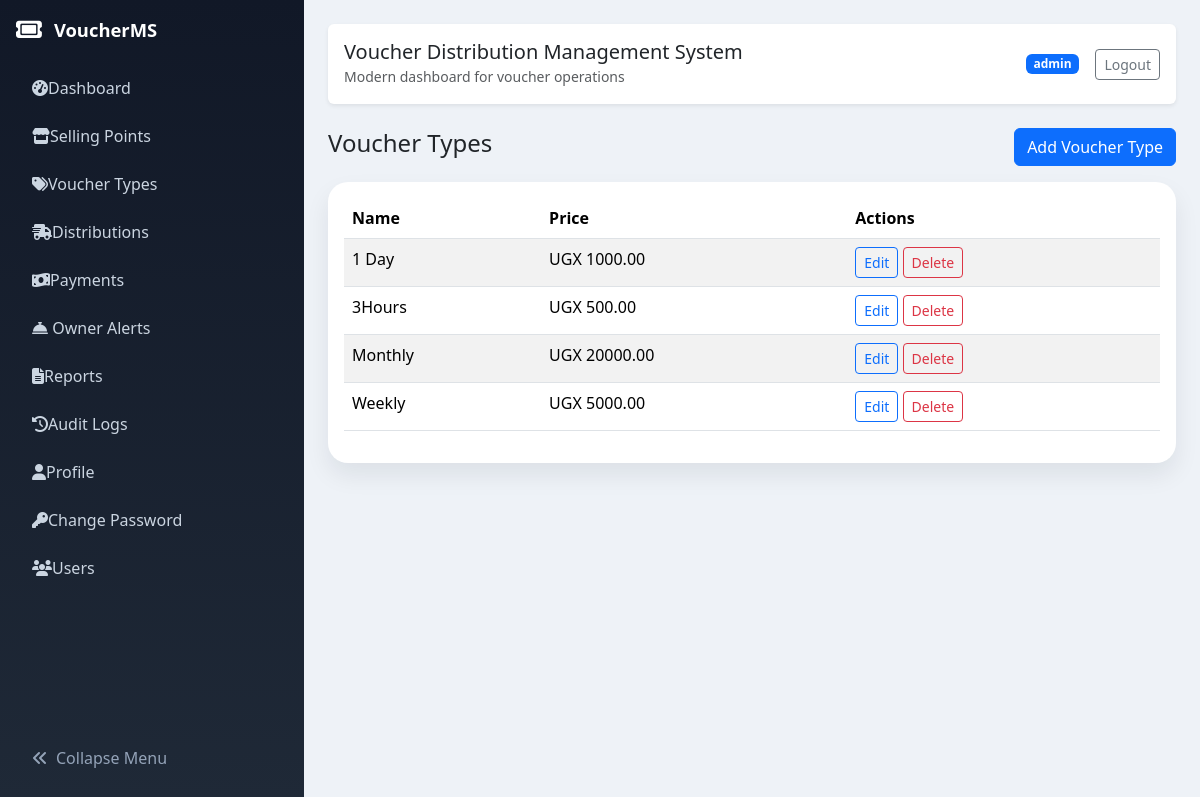
Screenshot of /voucher-types/ (signed in) with the database file from the repository.
### voucher_app/models.py (models this page shows, shortened)
class VoucherType(models.Model):
    name = models.CharField(max_length=100, unique=True)
    price = models.DecimalField(max_digits=10, decimal_places=2)
    created_by = models.ForeignKey(User, on_delete=models.SET_NULL, null=True, blank=True, related_name='created_voucher_types')
    updated_by = models.ForeignKey(User, on_delete=models.SET_NULL, null=True, blank=True, related_name='updated_voucher_types')
    created_at = models.DateTimeField(auto_now_add=True)
    updated_at = models.DateTimeField(auto_now=True)
    class Meta:
        ordering = ['name']

### voucher_app/views.py (the view)
# urls.py: path('voucher-types/', views.voucher_type_list, name='voucher-types'),
@login_required
def voucher_type_list(request):
    voucher_types = VoucherType.objects.all()
    return render(request, 'voucher_app/voucher_types.html', {'voucher_types': voucher_types})

### templates/voucher_app/voucher_types.html
{% extends 'voucher_app/base.html' %}
{% block content %}
<div class="d-flex justify-content-between align-items-center mb-3">
    <h4>Voucher Types</h4>
    <a href="{% url 'voucher-type-add' %}" class="btn btn-primary">Add Voucher Type</a>
</div>
<div class="card p-3"><table class="table table-striped"><thead><tr><th>Name</th><th>Price</th><th>Actions</th></tr></thead><tbody>{% for vt in voucher_types %}<tr><td>{{ vt.name }}</td><td>UGX {{ vt.price }}</td><td><a href="{% url 'voucher-type-edit' vt.pk %}" class="btn btn-sm btn-outline-primary">Edit</a> <a href="{% url 'voucher-type-delete' vt.pk %}" class="btn btn-sm btn-outline-danger">Delete</a></td></tr>{% empty %}<tr><td colspan="3">No voucher types.</td></tr>{% endfor %}</tbody></table></div>
{% endblock %}

### templates/voucher_app/base.html (shortened to what this page needs)
<!DOCTYPE html>
<html lang="en" class="h-100">
<head>
    <link href="https://cdn.jsdelivr.net/npm/bootstrap@5.3.3/dist/css/bootstrap.min.css" rel="stylesheet">
    <link href="https://cdnjs.cloudflare.com/ajax/libs/font-awesome/6.5.2/css/all.min.css" rel="stylesheet">
</head>
<body class="h-100">
    <div class="container-fluid h-100">
        <div class="row h-100">
            {% if user.is_authenticated %}
            <aside class="sidebar p-3" id="sidebar">
                <div class="brand">
                    <i class="fa-solid fa-ticket fa-lg"></i>
                    <span>VoucherMS</span>
                </div>
                <ul class="nav flex-column gap-2">
                    {% if user.is_staff or user.is_superuser %}
                        <li class="nav-item"><a href="{% url 'dashboard' %}" class="nav-link"><span class="nav-icon"><i class="fa-solid fa-gauge-high"></i></span><span class="nav-text">Dashboard</span></a></li>
                        <li class="nav-item"><a href="{% url 'selling-points' %}" class="nav-link"><span class="nav-icon"><i class="fa-solid fa-store"></i></span><span class="nav-text">Selling Points</span></a></li>
                        <li class="nav-item"><a href="{% url 'voucher-types' %}" class="nav-link"><span class="nav-icon"><i class="fa-solid fa-tags"></i></span><span class="nav-text">Voucher Types</span></a></li>
                        <li class="nav-item"><a href="{% url 'distributions' %}" class="nav-link"><span class="nav-icon"><i class="fa-solid fa-truck-fast"></i></span><span class="nav-text">Distributions</span></a></li>
                        <li class="nav-item"><a href="{% url 'payments' %}" class="nav-link"><span class="nav-icon"><i class="fa-solid fa-money-bill-wave"></i></span><span class="nav-text">Payments</span></a></li>
                    {% endif %}
                    <li class="nav-item">
                        <a href="{% url 'owner-alerts' %}" class="nav-link">
                            <span class="nav-icon"><i class="fa-solid fa-bell-concierge"></i></span>
                            <span class="nav-text">Owner Alerts</span>
                        </a>
                    </li>
                    <li class="nav-item"><a href="{% url 'reports' %}" class="nav-link"><span class="nav-icon"><i class="fa-solid fa-file-lines"></i></span><span class="nav-text">Reports</span></a></li>
                    <li class="nav-item"><a href="{% url 'audit-logs' %}" class="nav-link"><span class="nav-icon"><i class="fa-solid fa-history"></i></span><span class="nav-text">Audit Logs</span></a></li>
                    <li class="nav-item"><a href="{% url 'profile' %}" class="nav-link"><span class="nav-icon"><i class="fa-solid fa-user"></i></span><span class="nav-text">Profile</span></a></li>
                    <li class="nav-item"><a href="{% url 'change-password' %}" class="nav-link"><span class="nav-icon"><i class="fa-solid fa-key"></i></span><span class="nav-text">Change Password</span></a></li>
                    {% if user.is_staff or user.is_superuser %}
                        <li class="nav-item"><a href="{% url 'user-list' %}" class="nav-link"><span class="nav-icon"><i class="fa-solid fa-users"></i></span><span class="nav-text">Users</span></a></li>
                    {% endif %}
                </ul>
                <button class="collapse-toggle" id="sidebarToggle"><i class="fa-solid fa-angle-double-left me-2"></i><span>Collapse Menu</span></button>
            </aside>
            {% endif %}
            <main class="main-content p-4{% if not user.is_authenticated %} full-width{% endif %}">
                <nav class="navbar rounded shadow-sm mb-4 px-3">
                    <div class="navbar-title">
                    <h5 class="mb-0">Voucher Distribution Management System</h5>
                    <small class="text-muted">Modern dashboard for voucher operations</small>
                </div>
                <div class="d-flex align-items-center gap-3">
                        {% if user.is_authenticated %}
                            <span class="badge bg-primary">{{ user.username }}</span>
                            <a href="{% url 'logout' %}" class="btn btn-outline-secondary btn-sm">Logout</a>
                        {% else %}
                            <a href="{% url 'login' %}" class="btn btn-primary btn-sm">Login</a>
                        {% endif %}
                    </div>
                </nav>
                {% block content %}{% endblock %}
            </main>
        </div>
    </div>
</body>
</html>

### templates/voucher_app/base.html (style rules this page uses)
body { background: #eef2f7; min-height: 100vh; }
.sidebar { display: flex; flex-direction: column; min-height: 100vh; width: 19rem; position: fixed; top: 0; left: 0; background: linear-gradient(180deg, #111827 0%, #1f2937 100%); color: #e5e7eb; transition: width 0.25s ease, transform 0.25s ease; z-index: 1030; }
.sidebar .nav { flex: 1 1 auto; min-height: 0; max-height: calc(100vh - 8rem); overflow-y: auto; padding-right: 0.25rem; }
.main-content { margin-left: 19rem; transition: margin-left 0.25s ease, width 0.25s ease; width: calc(100% - 19rem); padding-top: 1rem; overflow-x: hidden; }
.sidebar .brand { color: #fff; display: flex; align-items: center; gap: 0.75rem; margin-bottom: 1.5rem; font-size: 1.15rem; font-weight: 700; }
.sidebar .nav-link { color: #cbd5e1; border-radius: 0.85rem; transition: background-color 0.2s ease, color 0.2s ease; }
.sidebar .nav-link .nav-icon { width: 2rem; text-align: center; }
.sidebar .nav-item { width: 100%; }
.sidebar .collapse-toggle { margin-top: auto; background: transparent; border: none; color: #94a3b8; width: 100%; text-align: left; padding: 0.85rem 1rem; transition: background-color 0.2s ease, color 0.2s ease; }
.sidebar .nav-link span { white-space: nowrap; }
.navbar { background: #fff; border-radius: 1rem; box-shadow: 0 0.75rem 1.5rem rgba(15, 23, 42, 0.08); padding: 1rem 1.25rem; }
.navbar .badge { background: #0284c7; }
.card { border: none; box-shadow: 0 0.75rem 1.5rem rgba(15, 23, 42, 0.08); border-radius: 1.25rem; }

### rows the page displays
VoucherType: name "1 Day", price "1000.00"
VoucherType: name "3Hours", price "500.00"
VoucherType: name "Monthly", price "20000.00"
VoucherType: name "Weekly", price "5000.00"

### other values shown
{{ user.username }} "admin"
